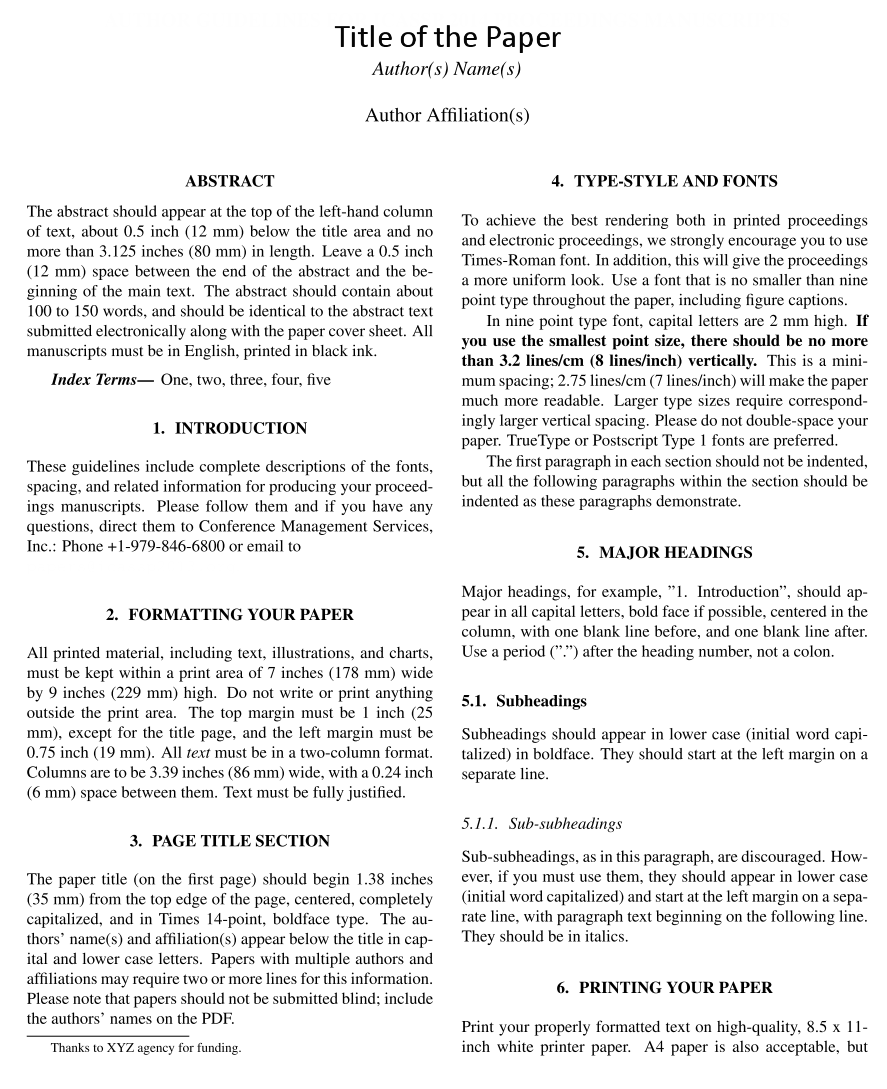
#> input picture X7Ztx.png, 887 x 1089 px
$ jupyter execute --allow-errors end_ee608_proj.ipynb   (shell and % lines are left out)   (older library calls are emulated)
#> lines starting #> are read from the running program, lines starting #| are printed output that depends on the picture; after the words box and inside, x2 and y2 are one past the last pixel; in counts of white or black regions, pixels touching at a corner belong together
### This notebook contains the code for EE608 final project.
### The code is not implemented from scratch. Instead, we have imported it directly from libraries.
### In the first block, we have imported libraries.

[cell 1]
import matplotlib as mpl

DPI = 300
mpl.rcParams["figure.dpi"] = DPI
import cv2
import matplotlib.pyplot as plt
import numpy as np
import pandas as pd
import os
from matplotlib.pyplot import cm
from sklearn.cluster import AgglomerativeClustering, DBSCAN
from sklearn.preprocessing import StandardScaler
from sklearn.pipeline import Pipeline
from tqdm.auto import tqdm

os.makedirs("./results", exist_ok=True)

### Next we have taken an image as an input and have run non-local means denoising

[cell 2]
img_name = "./X7Ztx.png"
img = cv2.imread(img_name, 0)
#> img is the input picture: shape (1089, 887); min 0, max 255, mean 236.7
img = img[20:-20, 20:-20]
#> img: shape (1049, 847)

# Non-local means denoising
img = cv2.fastNlMeansDenoising(img)
plt.imshow(img, cmap="gray")
plt.axis("off")
plt.show()

### We have applied Otsu thresholding. This binarizes the image. We removed any skewness present in the document. CCL is applied after that. It gives us number of labels, labels, Statistics and centroids.

[cell 3]
# thresholding
_, thresh_img = cv2.threshold(img, 0, 255, cv2.THRESH_BINARY_INV + cv2.THRESH_OTSU)
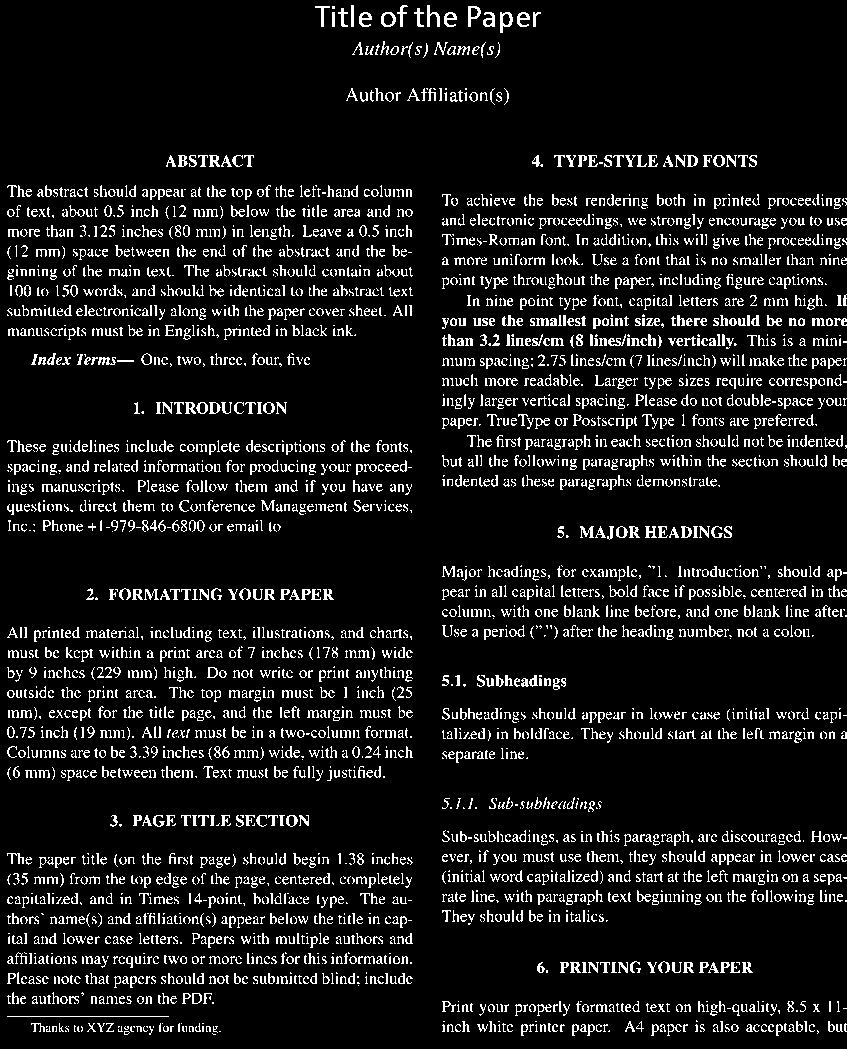
#> thresh_img: shape (1049, 847); 9.4% white in thin lines or dots
plt.imshow(thresh_img, cmap="gray")
plt.title("Thresholded Image")
plt.axis("off")
plt.show()

# Skew correction
lines = cv2.HoughLines(thresh_img, 1, np.pi / 180, 200)
#> lines = 125 rows, first 8: [464, 1.57], [712, 1.57], [333, 1.55], [444, 1.57], [877, 1.57], [717, 1.57], [309, 1.59], [589, 1.57]
t = []
for i in range(lines.shape[0]):
    t.append(lines[i][0][1])
#> after the loop, t = 125 values, max 2.36 at index 124, min 0 at index 80, mean 1.35
ang = int(round(180 * np.median(t) / 3.14))
#> ang = 90

# referred from OpenCV documentation
(h, w) = thresh_img.shape
#> h = 1049; w = 847
(cX, cY) = (w // 2, h // 2)
#> cX = 423; cY = 524
M = cv2.getRotationMatrix2D((cX, cY), int((180 * np.median(t) / 3.14) - 90), 1.0)
#> M = [[1, 0, 0], [0, 1, 0]]
thresh_img = cv2.warpAffine(thresh_img, M, (w, h))

# Connected components labeling
output = cv2.connectedComponentsWithStats(thresh_img, 8, cv2.CV_32S)
(numLabels, labels, stats, centroids) = output
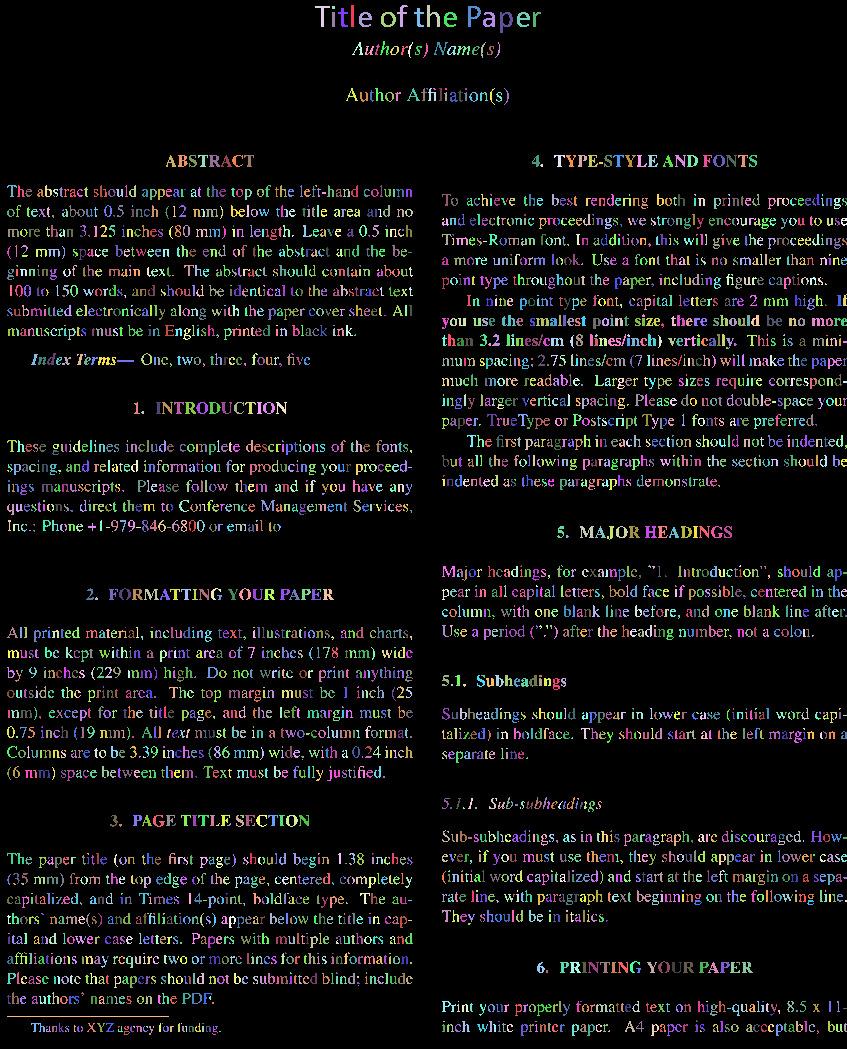
#> labels: shape (1049, 847) int32; 3699 distinct labels, from 0 to 3698; one colour per label, 0 black
#> numLabels = 3699; centroids = 3699 pairs, first value 7.33 to 846, second value 7 to 1033.8

### We have applied DBSCAN for clustering.

[cell 4]
# pipeline
pipe = Pipeline(
    [
        ("scaler", StandardScaler(with_std=False)),
        ("cluster", DBSCAN(min_samples=5, eps=20)),
    ]
)

prediction = pipe.fit_predict(centroids[1:, :])
#> prediction = 3698 values, max 22 at index 3540, min -1 at index 1, mean 11.33

### Clusters were differently colored in this block for better visualisation.

[cell 5]
ccl_img = np.zeros((img.shape[0], img.shape[1], 3), dtype="uint8")
cluster_img = ccl_img.copy()
ccl_img[labels > 0] = 255
indexes = centroids.astype(int)
#> indexes = 3699 pairs, first value 7 to 846, second value 7 to 1033

# coloring the different blocks to show clustering by DBSCAN
color = np.uint8(
    cm.rainbow(np.linspace(0, 1, len(np.unique(pipe["cluster"].labels_))))[:, :-1] * 255
)

rects = []

# We formed the bounding boxes here.
for i in tqdm(range(1, numLabels)):
    l = np.uint8(np.where(labels == i, 1, 0))
    x, y, w, h = cv2.boundingRect(l)
    rects.append((x, y, w, h))

    if prediction[i - 1] != -1:
        cluster_img[y : y + h, x : x + w] = color[prediction[i - 1]]

    # plotting ccl
    ccl_img = cv2.rectangle(ccl_img, (x, y), (x + w, y + h), (36, 255, 12), 1)
#> this loop made 3698 passes
#> (x, y, w, h) on passes 1 to 3: (351, 5, 3, 22), (397, 5, 11, 22), (427, 5, 13, 22)
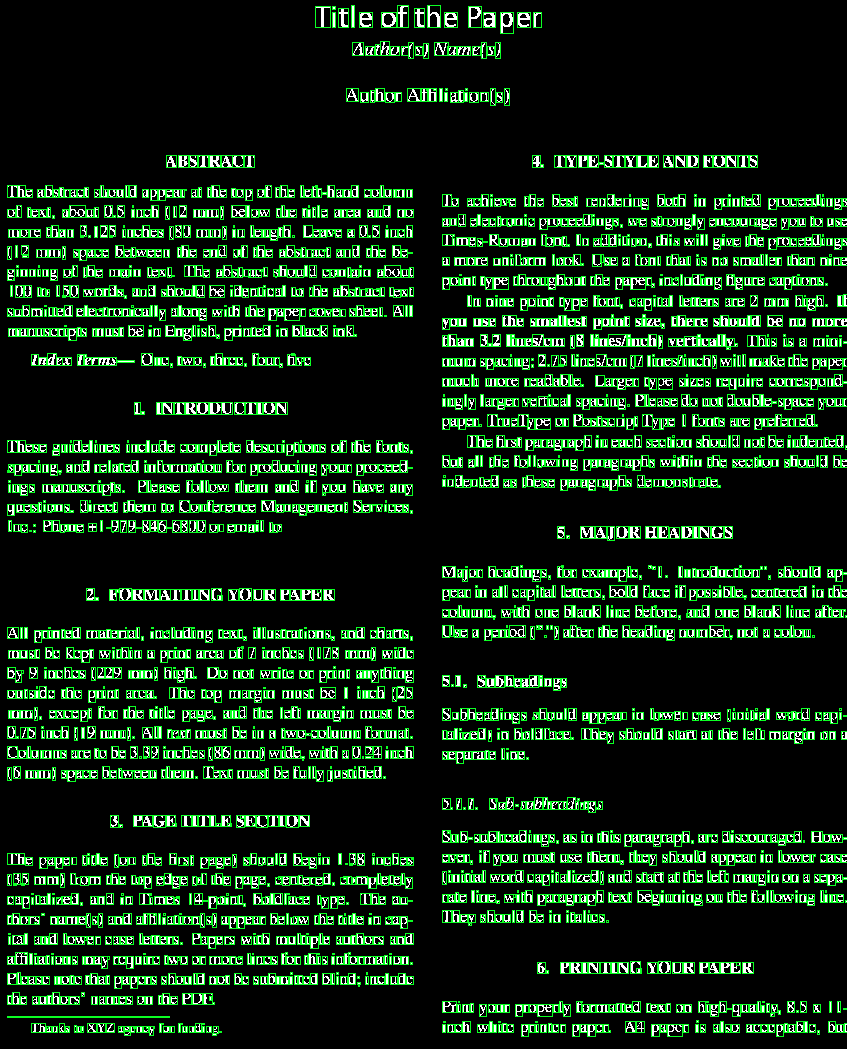
#> ccl_img: shape (1049, 847, 3); mean of channels 0, 1, 2 21.4, 44.6, 18.9; drawn as B, G, R
#> l: shape (1049, 847); values 0 (black) and 1 (white), 0% white in thin lines or dots, all inside (x1, y1, x2, y2) = (212, 1033, 216, 1035)
#> after the loop, rects = 3698 items, first 6: (351, 5, 3, 22), (397, 5, 11, 22), (427, 5, 13, 22), (315, 6, 15, 21), (332, 6, 3, 3), (468, 6, 13, 21)

plt.imshow(cluster_img)
plt.title(f"No of clusters : {len(np.unique(pipe['cluster'].labels_))}")
plt.axis("off")
plt.savefig("clusters.png", transparent=False, bbox_inches="tight", facecolor="white")
plt.show()
plt.close()

cv2.imwrite("ccl_img.png", ccl_img)
#> Out = True

### We made x and y coordinates. H and W are heights and widths. Dataframes are easier to work through the clusters.

[cell 6]
# Made a DataFrame with x, y coordinates.
df = pd.DataFrame(rects, columns=["X", "Y", "H", "W"])
#> df = table of 3698 rows and 4 columns
df["Cluster"] = pipe["cluster"].labels_
df.head()
#> Out = table of 5 rows and 5 columns

### We formed the bounding boxes here.

[cell 7]
cluster_rects = []
cluster_img1 = cluster_img.copy()

for i in np.unique(pipe["cluster"].labels_):
    if i != -1:
        dftemp = df[df["Cluster"] == i]

        x1opt = max(dftemp.X.min() - dftemp.W.min(), 0)
        y1opt = max(dftemp.Y.min() - dftemp.H.min(), 0)
        x2opt = min(dftemp.X.max() + dftemp.W.max(), img.shape[1])
        y2opt = min(dftemp.Y.max() + dftemp.H.max(), img.shape[0])
        cluster_rects.append((x1opt, y1opt, x2opt, y2opt))

        cluster_img1 = cv2.rectangle(
            cluster_img1, (x1opt, y1opt), (x2opt, y2opt), (255, 0, 0), 2
        )
#> this loop made 24 passes
#> (dftemp, x1opt, y1opt, x2opt, y2opt) on passes 2 to 13: (table of 5 rows and 5 columns, 312, 2, 373, 27), (table of 9 rows and 5 columns, 343, 36, 439, 57), (table of 5 rows and 5 columns, 448, 37, 511, 59), (table of 6 rows and 5 columns, 337, 84, 408, 104), (table of 17 rows and 5 columns, 405, 86, 521, 105), (table of 5 rows and 5 columns, 576, 151, 625, 173), (table of 473 rows and 5 columns, 6, 184, 422, 350), (table of 892 rows and 5 columns, 441, 193, 847, 506), (table of 11 rows and 5 columns, 29, 351, 110, 375), (table of 25 rows and 5 columns, 139, 351, 316, 374), (table of 303 rows and 5 columns, 6, 439, 422, 549), (table of 245 rows and 5 columns, 441, 564, 847, 654)
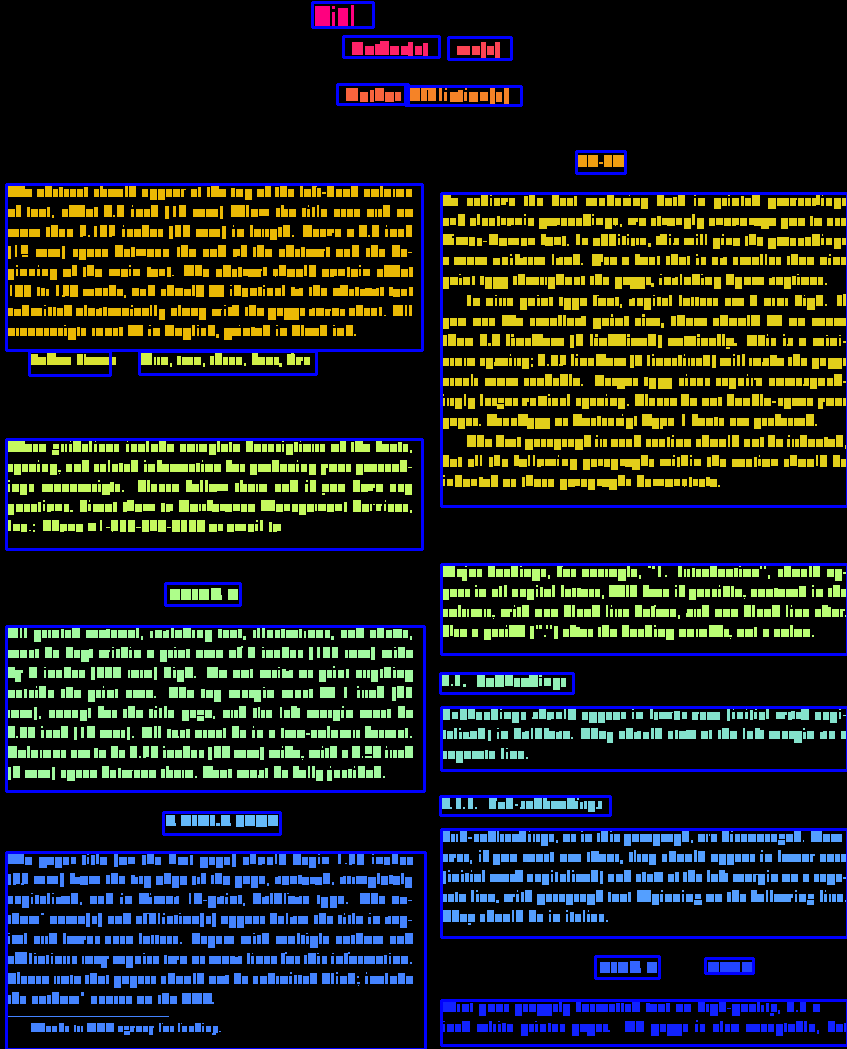
#> cluster_img1: shape (1049, 847, 3); mean of channels 0, 1, 2 32.1, 34.6, 30; drawn as B, G, R
#> after the loop, cluster_rects = 23 items, first 6: (312, 2, 373, 27), (343, 36, 439, 57), (448, 37, 511, 59), (337, 84, 408, 104), (405, 86, 521, 105), (576, 151, 625, 173)

plt.imshow(cluster_img1)
plt.axis("off")
plt.show()
